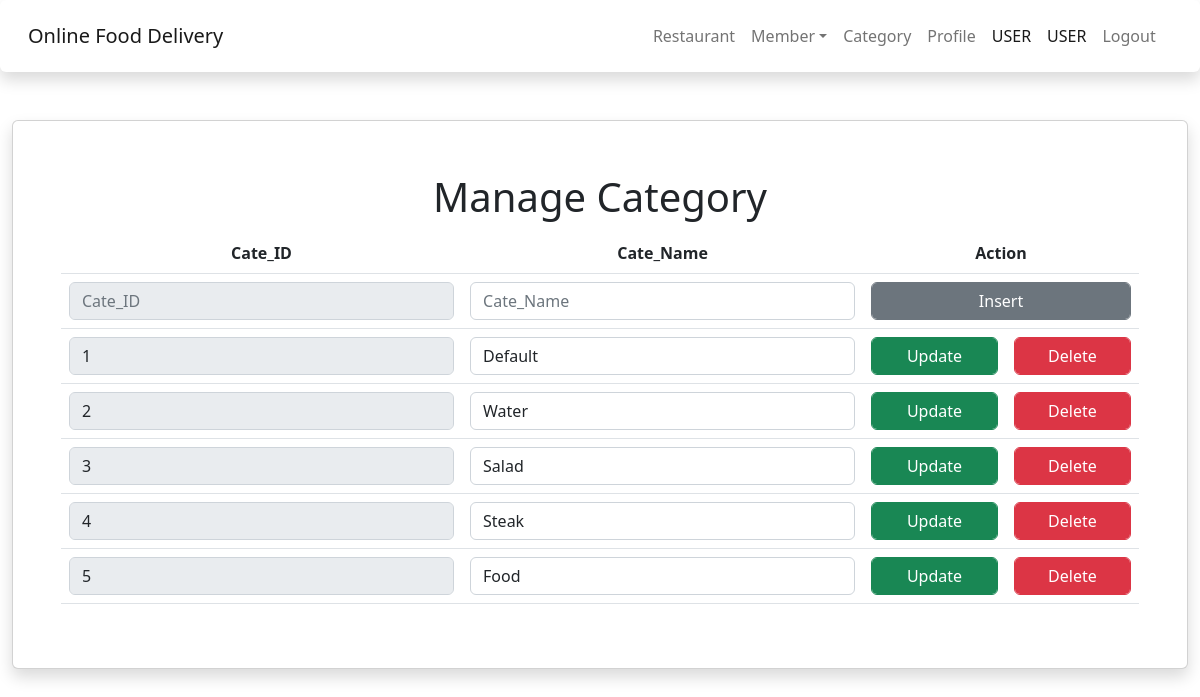
Before: /admin/manage_cate.php (signed in) with the older database file.
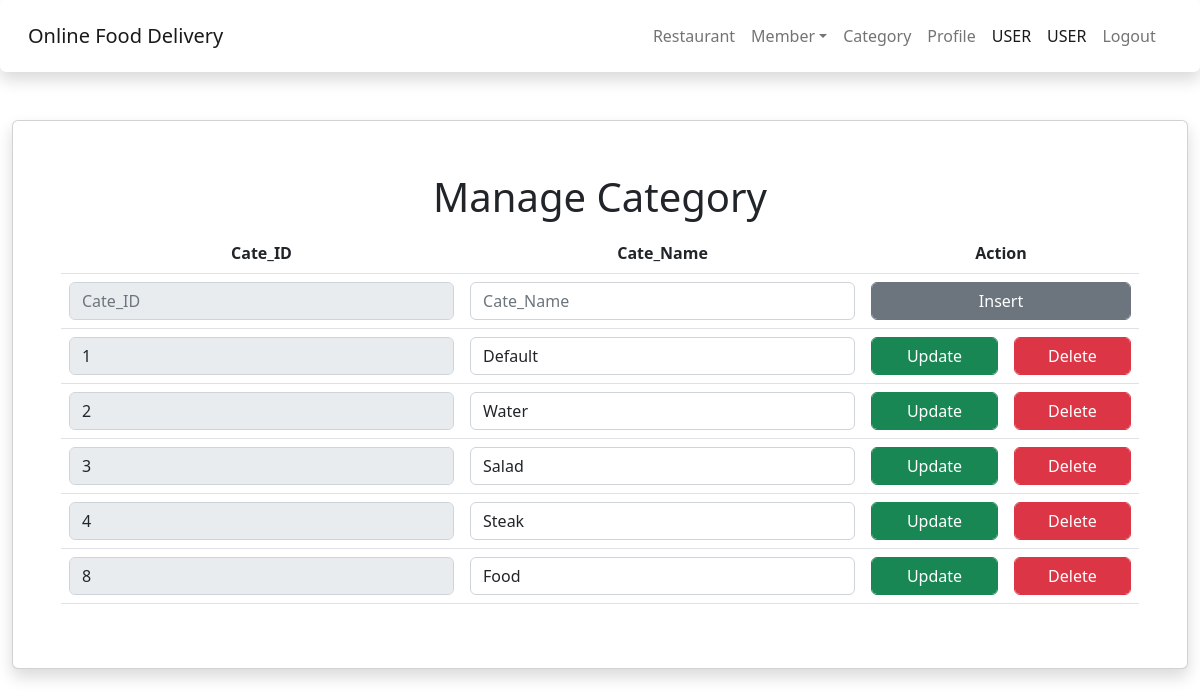
After: the same page with the newer database file.
### tables this page shows
CREATE TABLE `cate_res` (
  `cate_id` int(11) NOT NULL,
  `cate_name` varchar(50) NOT NULL
);

### admin/manage_cate.php (the view, shortened to what this page needs)
<!DOCTYPE html>
<html lang="en">
<head>
    <?php include('../asset/head/head-admin.php'); ?>
</head>
<body>
<div class="container-fluid content">
        <div class="card shadow p-5 mb-5 bg-body rounded">
            <h1 class="text-center p-1">Manage Category</h1>
            <div class="table-responsive">
            <table class="table">
                <thead align="center">
                    <th>Cate_ID</th>
                    <th>Cate_Name</th>
                    <th colspan="2">Action</th>
                </thead>
                <tbody>
                    <form action="config_cate.php" method="POST">
                        <td><input type="text" name="cate_id" class="form-control" placeholder="Cate_ID" disabled></td>
                        <td><input type="text" name="cate_name" class="form-control" placeholder="Cate_Name"></td>
                        <center>
                            <td colspan="2"><button type="submit" name="insert"
                                    class="btn btn-secondary form-control">Insert</button></td>
                        </center>
                    </form>
                </tbody>
                <?php
                include('../connect.php');
                $sql = "SELECT * FROM cate_res";
                $query = mysqli_query($conn, $sql);
                while ($result = mysqli_fetch_array($query)) {
                    ?>
                    <tbody>
                        <form action="config_cate.php" method="POST">
                            <td><input type="text" name="cate_id" disabled class="form-control"
                                    value="<?php echo $result['cate_id']; ?>"></td>
                            <td><input type="text" name="cate_name" class="form-control"
                                    value="<?php echo $result['cate_name']; ?>"></td>
                            <td><button type="submit" name="update" class="btn btn-success  form-control">Update</button>
                            </td>
                            <td><button type="submit" name="delete" class="btn btn-danger  form-control">Delete</button>
                            </td>
                    </tbody>
                <?php } ?>
            </table>
            </div>
        </div>
    </div>
</body>
</html>

Changed rows visible on the page:
removed cate_res: cate_id "5", cate_name "Food"
added cate_res: cate_id "8", cate_name "Food"
